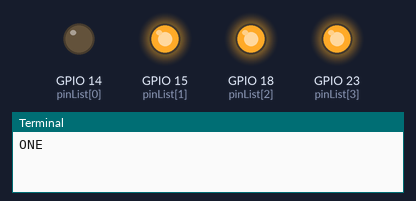
Bench run of a program on a simulated Raspberry Pi (BCM pin numbers). On the bench: output pins drawn as LEDs (lit = HIGH), the last lines printed to the terminal. At 8.0 s the program stops and its outputs stay as they are.

Above: at 0.1 s.
At 2.1 s:
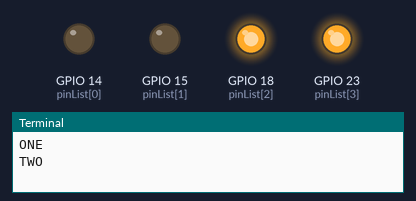
At 4.1 s:
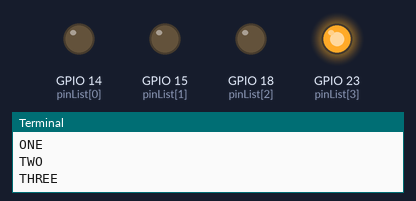
At 6.1 s:
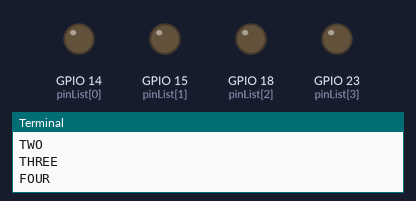
Timing chart, 0 to 7.6 s (numbered marks = the images above):
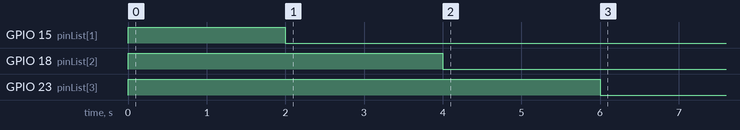

The program:

4port-script1.py
```python
#!/usr/bin/python3


import RPi.GPIO as GPIO
import time

GPIO.setmode(GPIO.BCM)

# init list with pin numbers

pinList = [14, 15, 18, 23]

# loop through pins and set mode and state to 'low'

for i in pinList:
    GPIO.setup(i, GPIO.OUT)
    GPIO.output(i, GPIO.HIGH)

# time to sleep between operations in the main loop

SleepTimeL = 2

# main loop

try:
  GPIO.output(14, GPIO.LOW)
  print("ONE")
  time.sleep(SleepTimeL)
  GPIO.output(15, GPIO.LOW)
  print("TWO")
  time.sleep(SleepTimeL)
  GPIO.output(18, GPIO.LOW)
  print("THREE")
  time.sleep(SleepTimeL)
  GPIO.output(23, GPIO.LOW)
  print("FOUR")
  time.sleep(SleepTimeL)
  GPIO.cleanup()
  print("Good bye!")

# End program cleanly with keyboard
except KeyboardInterrupt:
  print("Quit")

  # Reset GPIO settings
  GPIO.cleanup()


# find more information on this script at
# http://youtu.be/oaf_zQcrg7g
```

Measured:
- by itself, GPIO 15 (pinList[1]): LOW → HIGH at 0.00 s, → LOW 2.0 s later
- by itself, GPIO 18 (pinList[2]): LOW → HIGH at 0.00 s, → LOW 4.0 s later
- by itself, GPIO 23 (pinList[3]): LOW → HIGH at 0.00 s, → LOW 6.0 s later
